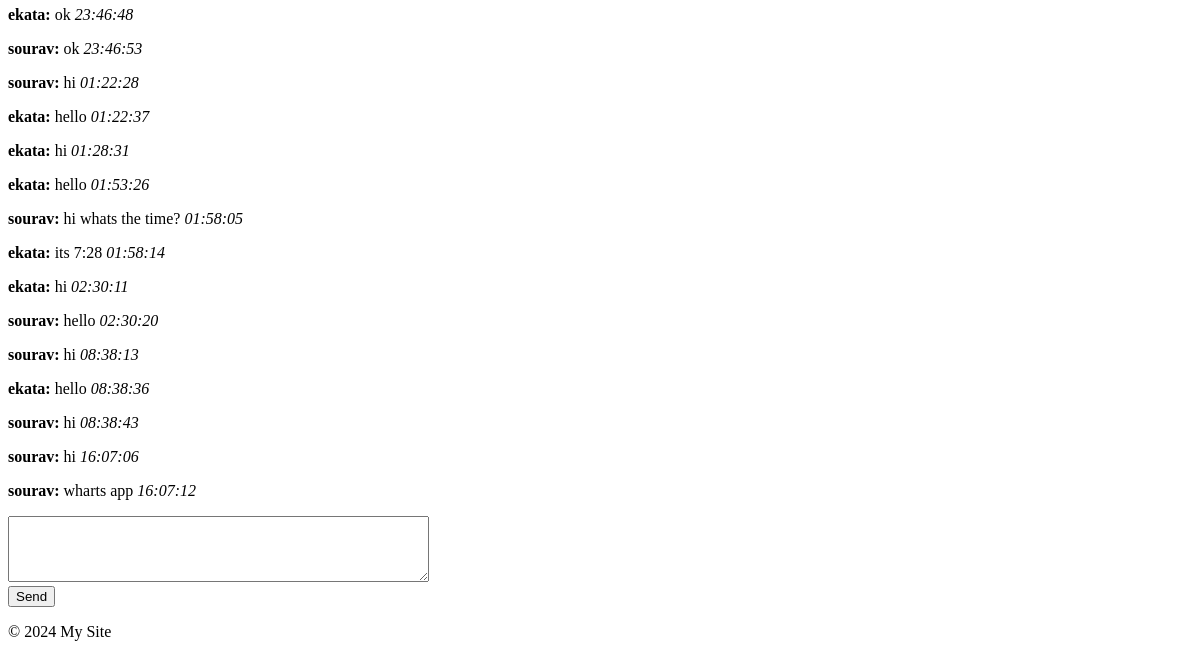
Before: /myapp/chat_box/1/ (signed in, lower part) with the older database file.
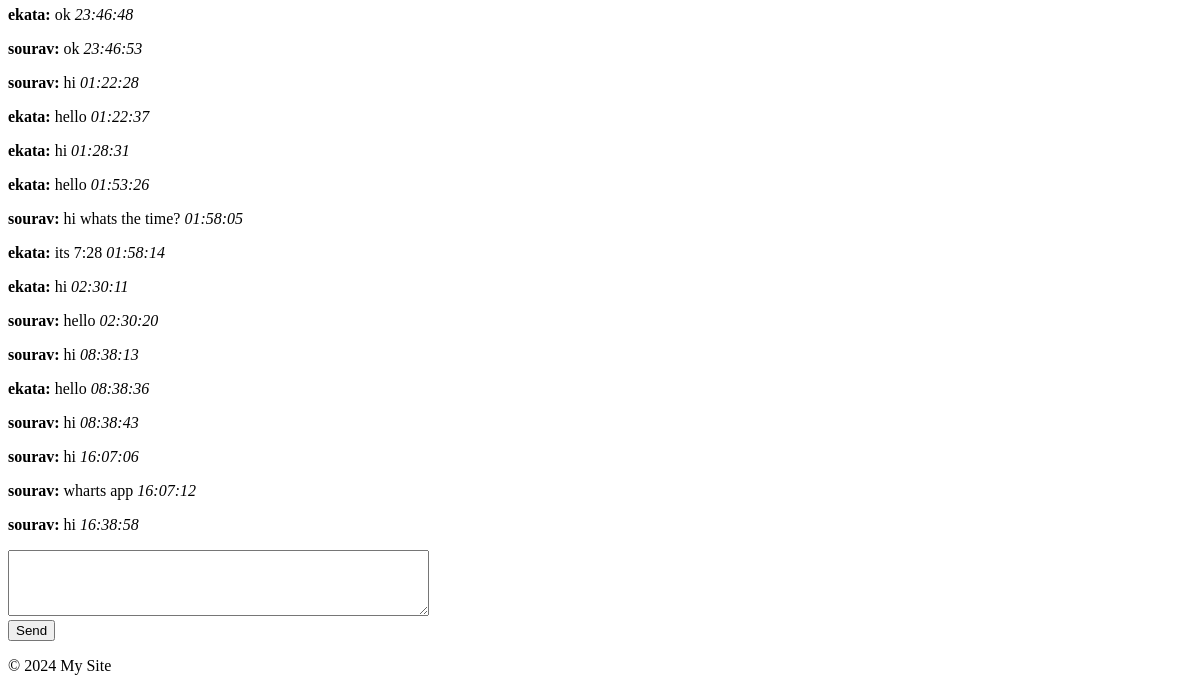
After: the same page with the newer database file.
### myapp/models.py (models this page shows, shortened)
class Message(models.Model):
    interest = models.ForeignKey(Interest, on_delete=models.CASCADE, related_name='messages')
    sender = models.ForeignKey(User, on_delete=models.CASCADE)
    text = models.TextField()
    timestamp = models.DateTimeField(auto_now_add=True)
    read = models.BooleanField(default=False)  # New field

### myapp/views.py (the view)
# urls.py: path('chat_box/<int:interest_id>/', views.chat_box, name='chat_box'),
@login_required
def chat_box(request, interest_id):
    interest = get_object_or_404(Interest, id=interest_id, accepted=True)
    if request.user not in [interest.sender, interest.recipient]:
        return redirect('received_interests')
    interest.messages.filter(sender=interest.sender if interest.recipient == request.user else interest.recipient).update(read=True)
    return render(request, 'myapp/chatbox.html', {'interest': interest, 'user': request.user})

### myapp/templates/myapp/chatbox.html (shortened to what this page needs)
{% extends 'myapp/base.html' %}
{% block content %}
<div id="messages">
    {% for message in interest.messages.all %}
        <p><strong>{{ message.sender.username }}:</strong> {{ message.text }} <em>{{ message.timestamp|date:"H:i:s" }}</em></p>
    {% endfor %}
</div>
<form id="chat-form">
    <textarea id="chat-message-input" name="text" rows="4" cols="50"></textarea><br>
    <button type="submit" id="chat-message-submit">Send</button>
</form>
{% endblock %}

Changed rows visible on the page:
added Message: sender.username "sourav", text "hi", timestamp "16:38:58"
